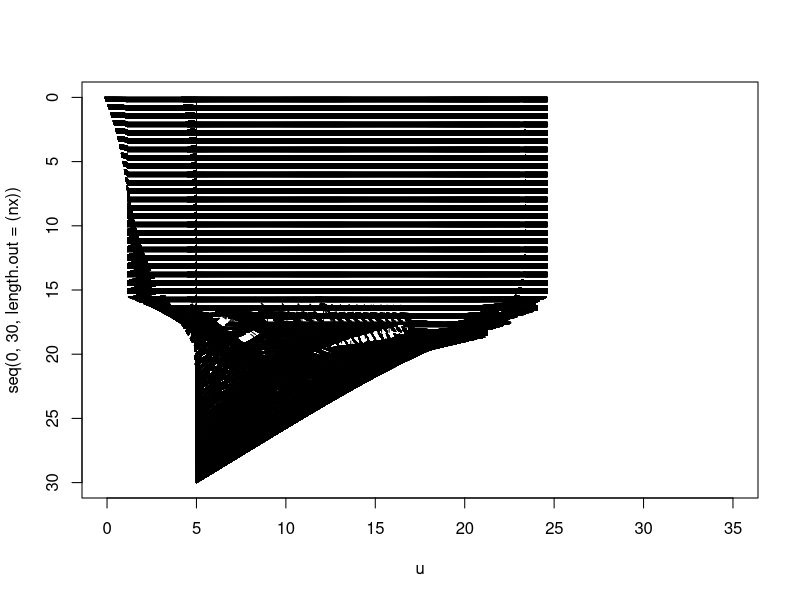
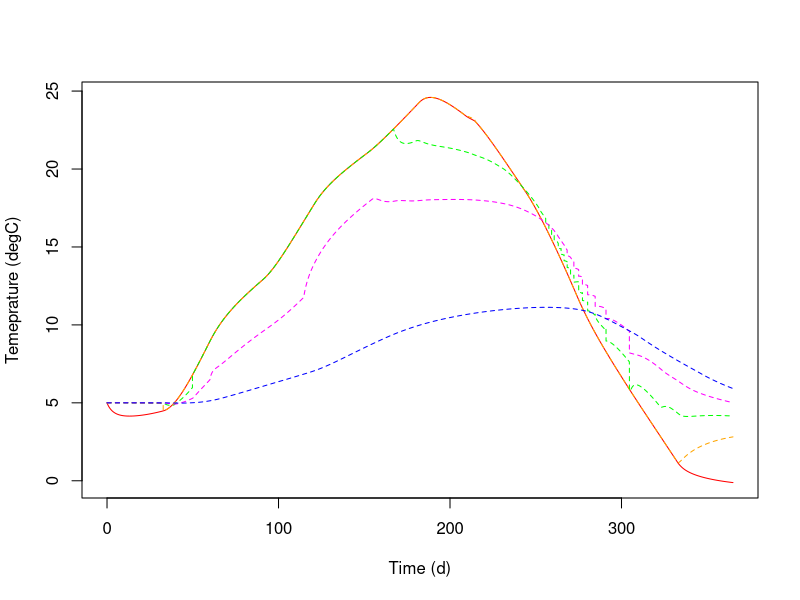
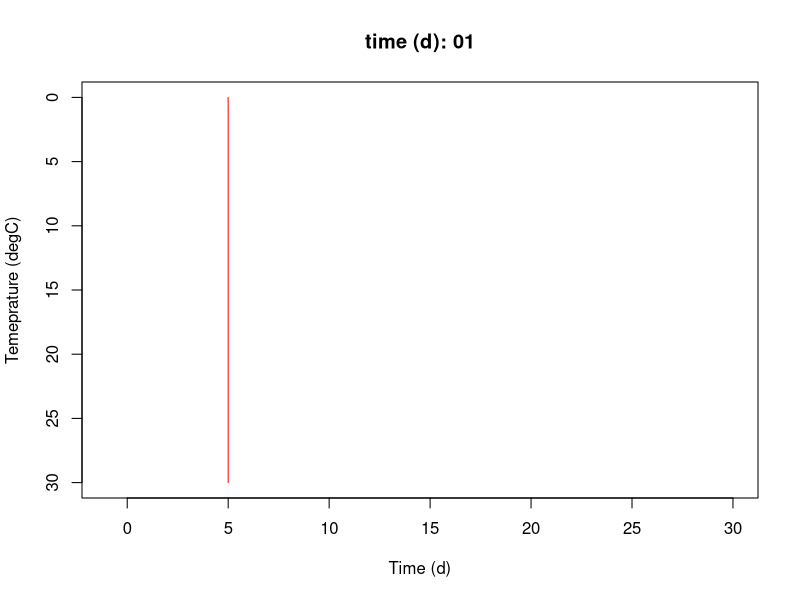
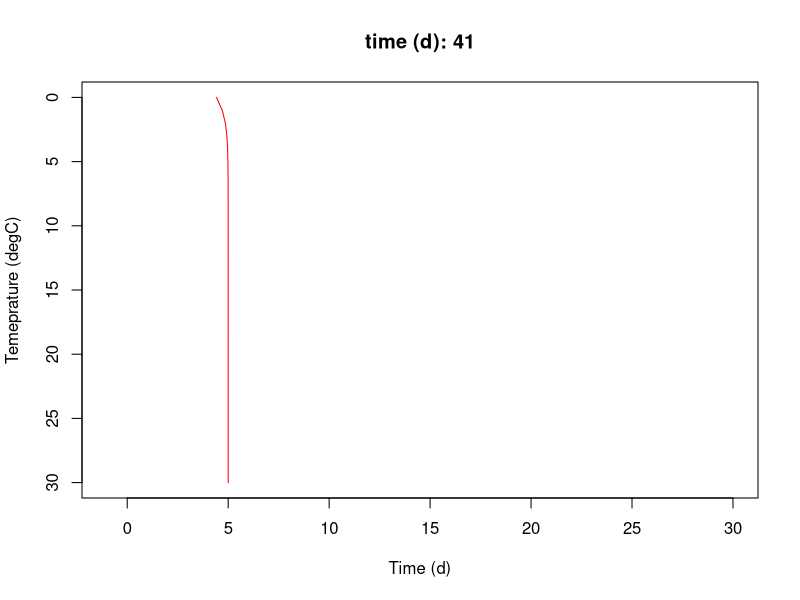
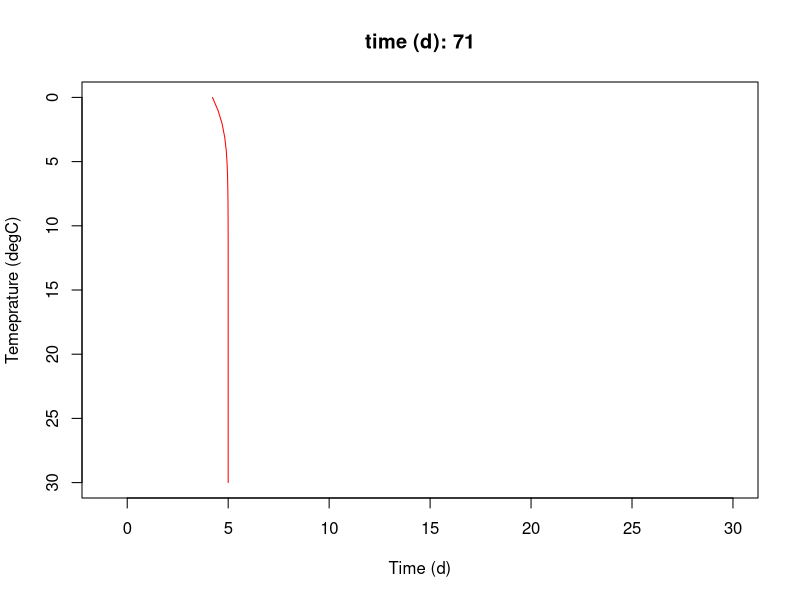
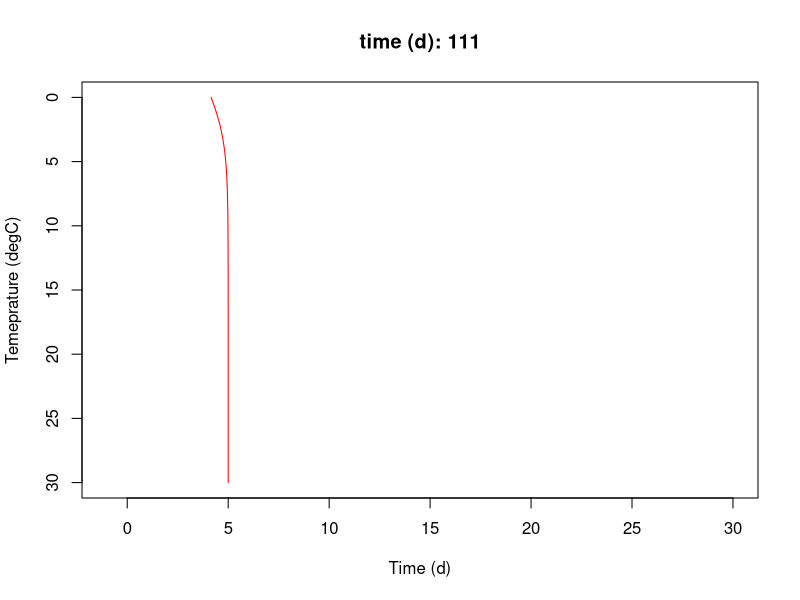
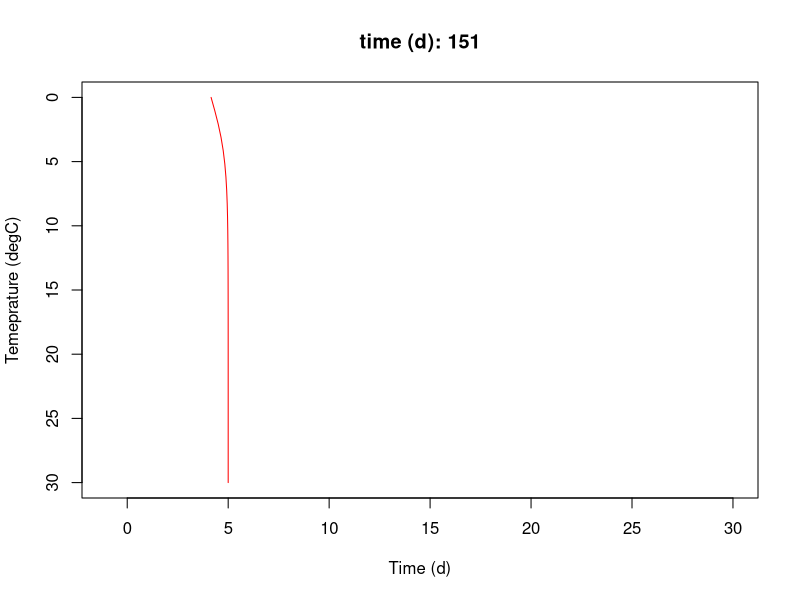
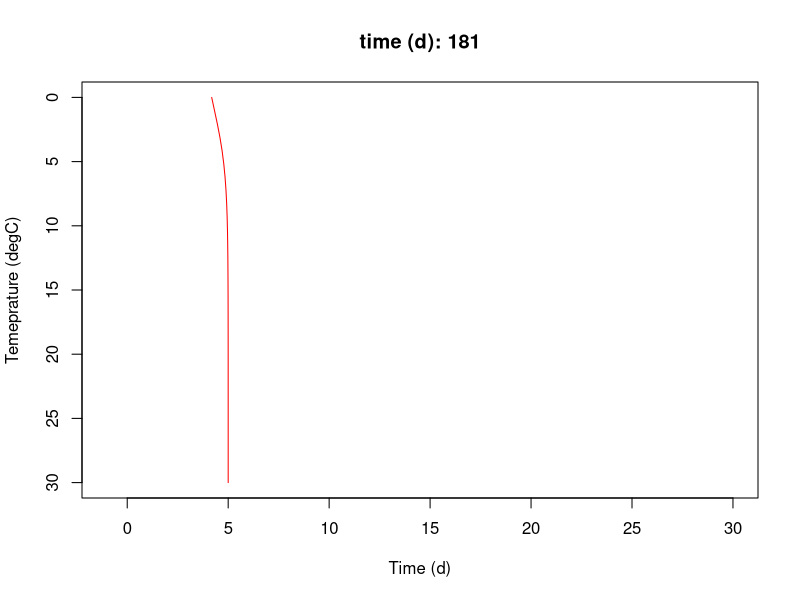

Here is the R script that generated these plots, in order: (Note: this script raises an error after producing the figures.)
#!/usr/bin/env python3
# -*- coding: utf-8 -*-

#' Created on Thu Aug 19 11:29:34 2021
#' 
#' @author: robert
#' @email: rladwig2@wisc.edu
#' 
#' temperature equation as Tt = 1/A K Tzz
#' Diffusion code is based on 12 steps to Navier-Stokes by (c) Lorena A. Barba, Gilbert F. Forsyth 2017.
#' 
#' Eddy diffusivity is estimated from buoyancy frequency according to Hondzo and Stefan (1993)
#' 
#' Mixing dynamics code is taken from Herb & Stefan (2004) Temperature stratification and Mixing 
#' Dynamics in a Shallow Lake with Submersed Macrophytes. Lake & Reservoir Management
#' https://www.tandfonline.com/doi/pdf/10.1080/07438140409354159
#' 
#' Convective overturn algorithm is taken from Salorante & Andersen (2007) MyLake—A multi-year 
#' lake simulation model code suitable for uncertainty and sensitivity analysis simulations. 
#' Ecological Modeling
#' https://doi.org/10.1016/j.ecolmodel.2007.03.018 


nx = 30
dx = 2 / (nx - 1)
days = 365*1
nt = 86400 * days    #the number of timesteps we want to calculate
nu = 1e-6 #the value of viscosity
sigma = .2 #sigma is a parameter, we'll learn more about it later
dt = sigma * dx**2 / max(nu) #dt is defined using sigma ... more later!
# dt = 1 
dx = 1.03

# area and depth values of our lake 
area = seq(-1e2,0, length.out = nx) * (-1)
depth = seq(0,nx, length.out = nx)

calc_dens <-function(wtemp){
  dens = 999.842594 + (6.793952 * 1e-2 * wtemp) - (9.095290 * 1e-3 *wtemp**2) + 
    (1.001685 * 1e-4 * wtemp**3) - (1.120083 * 1e-6* wtemp**4) + 
    (6.536336 * 1e-9 * wtemp**5)
  return(dens)
}

# here we define our initial profile
u = rep(1,max(nx))  * 5#10    
# u[(0):(10)] = 7

rho = calc_dens(u)

# this is our attempt for turbulence closure, estimating eddy diffusivity
eddy_diffusivity <-function(rho, depth, g, rho_0){
  buoy = rep(1, length(nx)) * 7e-5
  for (i in seq(1, nx-1)){#range(0, nx - 1):
    buoy[i] = sqrt( abs(rho[i+1] - rho[i]) / (depth[i+1] - depth[i]) * g/rho_0 )
  }
  
  low_values_flags = buoy < 7e-5  # Where values are low
  buoy[low_values_flags] = 7e-5
  
  kz = 0.00706 *( 3.8 * 1e1)**(0.56) * (buoy)**(-0.43)
  return(kz)
}

kz = eddy_diffusivity(rho, depth, 9.81, 998.2) / 86400# 1e4

# plot initial profile
plot( u, seq(0, 30, length.out=(nx)),  
      ylim = rev(range(seq(0, 30, length.out=(nx)))), xlim = c(0,35), type ='l');
# lines( u, seq(0, 30, length.out=(nx)),  
       # ylim = rev(range(seq(0, 30, length.out=(nx)))) );

# atmospheric boundary conditions
bc =c(seq(0,350, length.out = 43200) ,seq(350,0, length.out=43200)) 
bc.approx = approxfun(x = seq(1,86400), y = bc, method = "linear", rule = 2)
# linearize bc to get bigger time steps

bound <- matrix(c(seq(1,12,1),
                  169, 274, 414, 552, 651, 684, 642, 537, 397, 259, 160, 127,
                  8.3, 9., 13.5,13.9,21.8,24.7,29.4,26.6,24.9,15.,9.7,6.6,
                  2.8,3.3,4.9,4.,5.3,7.8,11.8,11.5,7.7,6.8,6.5,2.4,
                  11.6,11.7,16.4,15.6,16.6,16.7,12.7,11.7,14.,12.9,14.8,11.6), nrow = 12, byrow = FALSE)
bound <- as.data.frame(bound)
colnames(bound) <- c('Month','Jsw','Tair','Dew','vW')
bound$Uw <- 19.0 + 0.95 * (bound$vW * 1000/3600)^2 # function to calculate wind shear stress (and transforming wind speed from km/h to m/s)
bound$vW <- bound$vW * 1000/3600
bound$Day <- cumsum(c(1,31,28,31,30,31,30,31,31,30,31,30))

Jsw <- approxfun(x = bound$Day * 24 * 3600, y = bound$Jsw, method = "linear", rule = 2)
Tair <- approxfun(x = bound$Day* 24 * 3600, y = bound$Tair, method = "linear", rule = 2)
Dew <- approxfun(x = bound$Day* 24 * 3600, y = bound$Dew, method = "linear", rule = 2)
Uw <- approxfun(x = bound$Day* 24 * 3600, y = bound$Uw, method = "linear", rule = 2)
vW <- approxfun(x = bound$Day* 24 * 3600, y = bound$vW, method = "linear", rule = 2)

Rl <- 0.3
Acoeff <- 0.6 # coefficient between 0.5 - 0.7
sigma <- 11.7 * 10^(-8) # cal / (cm2 d K4) or: 4.9 * 10^(-3) # Stefan-Boltzmann constant in [J (m2 d K4)-1]
eps <- 0.97 # emissivity of water
rho <- 0.9982 # density (g per cm3)
cp <- 0.99 # specific heat (cal per gram per deg C)
c1 <- 0.47 # Bowen's coefficient
a <- 7 # constant
c <- 9e4 # empirical constant
g <- 9.81  # gravity (m/s2)

reflect <- 0.6 # fraction of reflected solar radiation
infra = 0.3 # fraction infrared radiation
kd = 0.2 # light attenuation coefficient
km = 0.4 # specific light attenuation coefficient for macrophytes
P = 0 # macrophyte biomass per unit volume in gDW m-3

um <- c()
# modeling code for vertical 1D diffusion
for (n in 1:floor(nt/dt)){  #iterate through time
  un = u ##copy the existing values of u into un
  kz = eddy_diffusivity(calc_dens(un), depth, 9.81, 998.2) / 86400#1e4
  kzn = kz     # u[0] = un[0] + 1/area[0] * kzn[0] * dt / dx**3 * (2 * un[0] - 5 * un[0+1] + 4 * un[0+2] - un[0+3]) + bc[n]/(depth[0+1]-depth[0]) * 1/(4181 * calc_dens(un[0]))
  # u[0] = un[0] + bc[n]/(depth[0+1]-depth[0]) * 1/(4181 * calc_dens(un[0]) * area[0])
  eair <- (4.596 * exp((17.27 * Dew(n * dt)) / (237.3 + Dew(n * dt)))) # air vapor pressure
  esat <- 4.596 * exp((17.27 * Tair(n * dt)) / (237.3 + Tair(n * dt))) # saturation vapor pressure
  RH <- eair/esat *100 # relative humidity
  es <- 4.596 * exp((17.27 * u[1])/ (273.3+u[1]))
  Q <- (Jsw(n * dt) + 
          (sigma * (Tair(n * dt) + 273)^4 * (Acoeff + 0.031 * sqrt(eair)) * (1 - Rl)) - # longwave radiation into the lake
    (eps * sigma * (u[1] + 273)^4)  - # backscattering longwave radiation from the lake
    (c1 * Uw(n * dt) * (u[1] - Tair(n * dt))) - # convection
    (Uw(n * dt) * ((es) - (eair))) ) # evaporation
  
  H = (1- reflect) * (1- infra) * Jsw(n * dt) * exp(-(kd + km * P) *seq(1,nx)) 
  
  u[1] = un[1] +  kzn[1] * dt / dx**2 *  (un[2] - un[1]) + #1/area[1] *
     Q * area[1]/(4181 * calc_dens(un[1]) ) +
     H[1] * 1/(4181 * calc_dens(un[1]) ) #* area[0]) bc.approx(n*dt)/(depth[1+1]-depth[1])
  # u[nx] = un[nx] + 1/area[nx] * kzn[nx] * dt / dx**3 * (2 * un[dx] - 5 * un[dx-1] + 4 * un[dx-2] - un[dx-3])
  for (i in 2:(nx-1)){
    u[i] = un[i] + #1/area[i] *# (area[i]-area[i+1])/(depth[i+1]-depth[i]) * 
      kzn[i] * dt / dx**2 * (un[i+1] - 2 * un[i] + un[i-1]) +
      H[i] * 1/(4181 * calc_dens(un[i]) )
  }
  
  # the mixed layer depth is determined for each time step by comparing kinetic enery available
  # from wind and the potential energy required to completely mix the water column to a given depth
  Zcv <- seq(1, nx) %*% area / sum(area)
  KE = Uw(n * dt) *  vW(n * dt) * dt
  maxdep = 1
  for (dep in 1:(nx)){
    if (dep == 1){
      # PE = seq(1,nx)[dep] * g * ( seq(1,nx)[dep+1] - Zcv) * (
        # calc_dens(un[dep+1]) - calc_dens(un[dep]))
      PE = abs(g/area[1] *  ( seq(1,nx)[dep] - Zcv) * area[dep] * calc_dens(u[dep]) * 1 )
    } else {
      PEprior = PE
      # PE = seq(1,nx)[dep] * g * ( seq(1,nx)[dep+1] - Zcv) * (
        # calc_dens(un[dep+1]) - calc_dens(un[dep])) + PEprior
      PE = abs(g/area[1] *  ( seq(1,nx)[dep] - Zcv) * area[dep] * calc_dens(u[dep]) * 1 +
        PEprior)
      # PE = abs(g/area[1] *  ( seq(1,nx)[1:dep] - Zcv) * area[1:dep] * calc_dens(un[1:dep]) + seq(1,nx)[1:dep])
    }
    # PE = abs(g/area[1] *  ( seq(1,nx)[1:dep] - Zcv) * area[1:dep] * calc_dens(un[1:dep]) + seq(1,nx)[1:dep]) 
      if (PE > KE){
        maxdep = dep
        break
      }
    maxdep = dep
  }
  # if (maxdep != 1){print('mixing!')}
  u[1:maxdep] = rep(u[1],maxdep)#max(u[1:maxdep])
  
  # convective overturn: Convective mixing is induced by an unstable density profile. 
  # All groups of water layers where the vertical density profile is unstable are mixed with the 
  # first stable layer below the unstable layer(s) (i.e., a layer volume weighed means of 
  # temperature and other variables are calculated for the mixed water column). 
  # This procedure is continued until the vertical density profile in the whole water column becomes neutral or stable.
  dens_u = calc_dens(u) 
  diff_dens_u <- (diff(dens_u)) 
  diff_dens_u[abs(diff(dens_u)) < 1e-1] = 0
  while (any(diff_dens_u < 0)){
    dens_u = calc_dens(u) 
    for (dep in 1:(nx-1)){
      if (dens_u[dep+1] < dens_u[dep] & abs(dens_u[dep+1] - dens_u[dep]) > 1e-1){
        u[dep:(dep+1)] = mean(u[dep:(dep+1)])#max(u[1:maxdep])
        print(dep)
        break
      }
    }
    dens_u = calc_dens(u) 
    diff_dens_u <- (diff(dens_u)) 
    diff_dens_u[abs(diff(dens_u)) < 1e-1] = 0
  }

  
  um <- cbind(um, u)
  
  
  lines( u, seq(0, 30, length.out=(nx)),
          ylim = rev(range(seq(0, 30, length.out=(nx)))), lty = 'dashed');
}

str(um)
plot(seq(1, ncol(um))*dt/24/3600, um[1,], col = 'red', type = 'l', xlab = 'Time (d)', ylab='Temeprature (degC)')
lines(seq(1, ncol(um))*dt/24/3600, um[15,], col = 'orange', lty = 'dashed')
lines(seq(1, ncol(um))*dt/24/3600, um[18,], col = 'green', lty = 'dashed')
lines(seq(1, ncol(um))*dt/24/3600, um[20,], col = 'magenta', lty = 'dashed')
lines(seq(1, ncol(um))*dt/24/3600, um[25,], col = 'blue', lty = 'dashed')

for (i in seq(1,ncol(um), length.out = 100)){
  i = floor(i)
  png(paste0('Projects/animation_macrophyte/',i,'.png'))
  plot(um[,i], seq(0,30, length.out=nx),
       ylim = rev(range(seq(0, 30, length.out=(nx)))), col = 'red', type = 'l', xlab = 'Time (d)', ylab='Temeprature (degC)',
       xlim = c(-1,30), main = paste0('time (d): ',round((i*dt)/24/3600),1))
  dev.off()
}

filled.contour(x = seq(1, ncol(um))*dt/24/3600,
        y = seq(1, nx),
        z = t(um))

